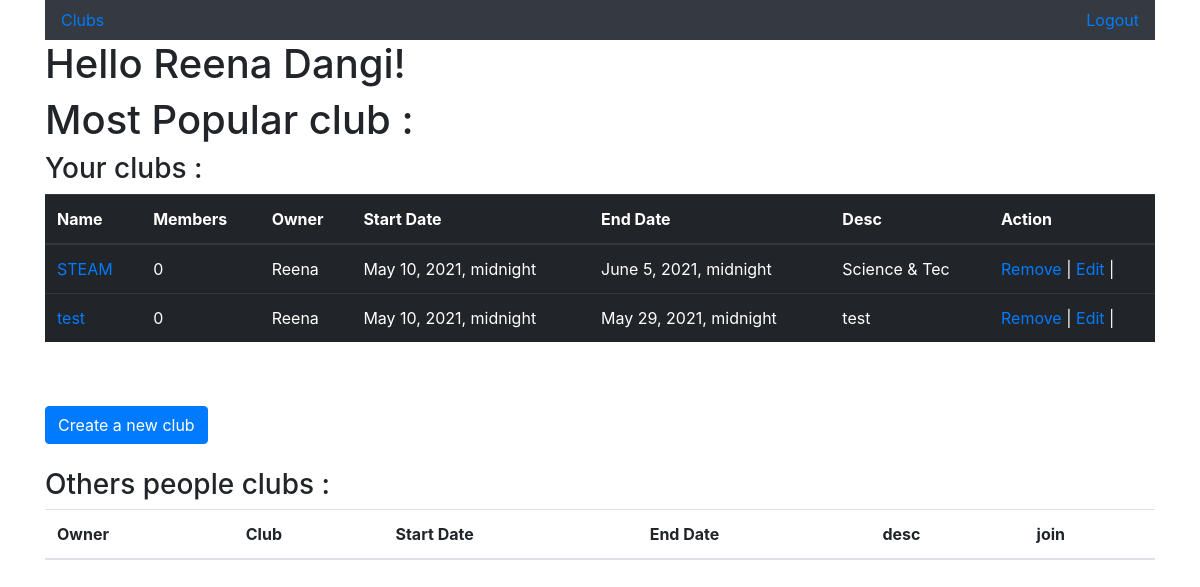
Before: /clubs (signed in) with the older database file.
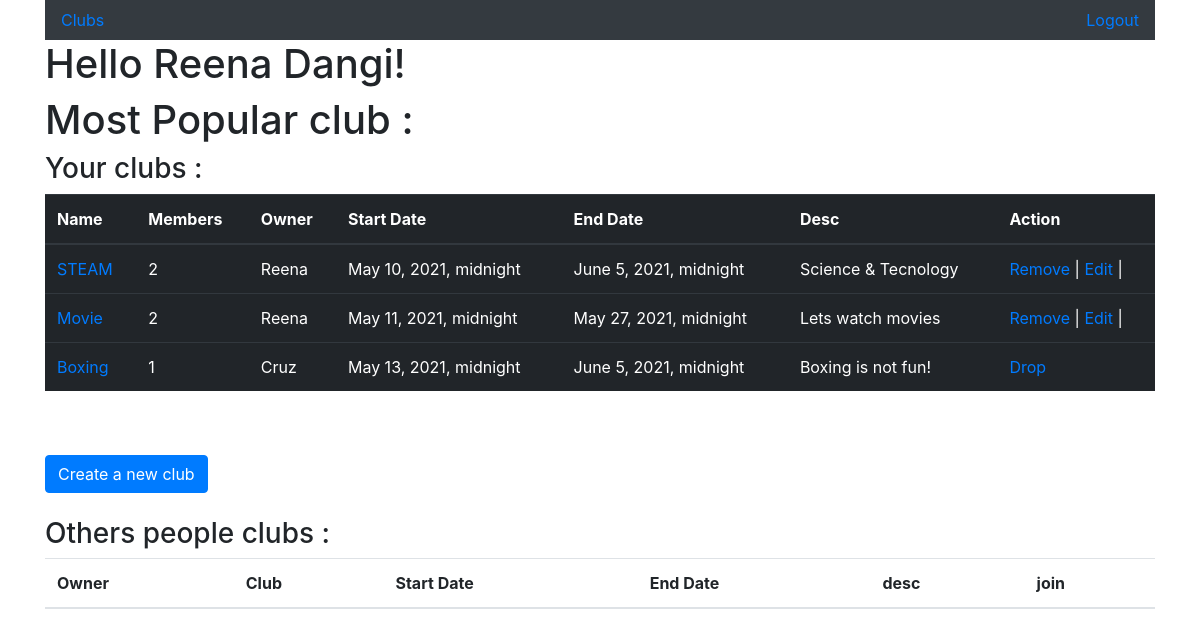
After: the same page with the newer database file.
### clubapp/models.py (models this page shows)
class User(models.Model):
    first_name = models.CharField(max_length=45)
    last_name = models.CharField(max_length=45)
    email = models.EmailField(unique=True)
    password = models.CharField(max_length=255)
    objects = UserManager()

class Club(models.Model):
    name = models.CharField(max_length=255)
    desc = models.TextField()
    date_start = models.DateTimeField()
    date_end = models.DateTimeField()
    owner = models.ForeignKey(User, related_name = "clubs",on_delete=models.CASCADE)
    joined = models.ManyToManyField(User, related_name = "joined_clubs")
    created_at = models.DateTimeField(auto_now_add=True)
    updated_at = models.DateTimeField(auto_now=True)
    objects= ClubManager()

### clubapp/views.py (the view)
# urls.py: path('clubs', views.clubs),
def clubs(request):
    if 'user_id' not in request.session:
        return redirect("/")
    user = User.objects.get(id = request.session['user_id'])
    print(user)
    context = {
		"user": user,
		"user_clubs":Club.objects.filter(owner = user),
        "member_clubs" : Club.objects.filter(joined=user),
		"other_clubs": Club.objects.all().exclude(owner=user).exclude(joined=user),
	}
    return render(request,"clubs.html",context)

### clubapp/templates/clubs.html (shortened to what this page needs)
{% extends "base.html" %}
{% block content %}
<h1>Most Popular club : </h1>
<h3> Your clubs :</h3>
<table class="table table-dark">
    <thead>
        <th>Name</th>
        <th>Members</th>
        <th>Owner</th>
        <th>Start Date</th>
        <th>End Date</th>
        <th>Desc</th>
        <th>Action</th>
    </thead>
    {% for club in user_clubs%}
    <tr>
        <td><a href="/clubs/{{club.id}}">{{club.name}}</a></td>
        <td>{{club.joined.count}}</td>
        <td>{{club.owner.first_name}}</td>
        <td>{{club.date_start}}</td>
        <td>{{club.date_end}}</td>
        <td>{{club.desc}}</td>
        <td><a href="clubs/{{club.id}}/delete"> Remove </a> |
            <a href="clubs/edit/{{club.id}}">Edit</a> |
        </td>
    </tr>
    {% endfor %}
    {% for club in member_clubs%}
    <tr>
        <td><a href="/clubs/{{club.id}}">{{club.name}}</a></td>
        <td>{{club.joined.count}}</td>
        <td>{{club.owner.first_name}}</td>
        <td>{{club.date_start}}</td>
        <td>{{club.date_end}}</td>
        <td>{{club.desc}}</td>
        <td><a href="/clubs/{{club.id}}/cancel">Drop</a></td>
    </tr>
    {% endfor %}
</table> <br><br>
<a href="/clubs/new"><button class="btn btn-primary">Create a new club </button></a>
<br><br>
<h3> Others people clubs :</h3>
<table class="table">
    <thead>
        <th>Owner</th>
        <th>Club</th>
        <th> Start Date</th>
        <th> End Date</th>
        <th>desc</th>
        <th>join</th>
    </thead>
</table>
{% endblock content %}

### clubapp/templates/base.html (shortened to what this page needs)
<!DOCTYPE html>
<html lang="en">
<head>
    <link rel="stylesheet" href="https://maxcdn.bootstrapcdn.com/bootstrap/4.0.0/css/bootstrap.min.css"
>
</head>
<body>
<div class="container">
    <div class="navbar navbar-dark bg-dark justify-content-between">
       <a href="/clubs">Clubs</a>
       <a href="/logout" id="logout"> Logout</a>
    </div>
    <h1 id="welcome"> Hello {{user.first_name}} {{user.last_name}}!</h1>
    {% block content %}
    {% endblock %}
</div>
</body>
</html>

Changed rows visible on the page:
removed Club: name "test", joined.count "0", owner.first_name "Reena", date_start "May 10, 2021, midnight", date_end "May 29, 2021, midnight", desc "test", shown under "Your clubs :"
changed Club "STEAM": joined.count "0" → "2"; desc "Science & Tec" → "Science & Tecnology"
added Club: name "Movie", joined.count "2", owner.first_name "Reena", date_start "May 11, 2021, midnight", date_end "May 27, 2021, midnight", desc "Lets watch movies", shown under "Your clubs :"
added Club: name "Boxing", joined.count "1", owner.first_name "Cruz", date_start "May 13, 2021, midnight", date_end "June 5, 2021, midnight", desc "Boxing is not fun!"
